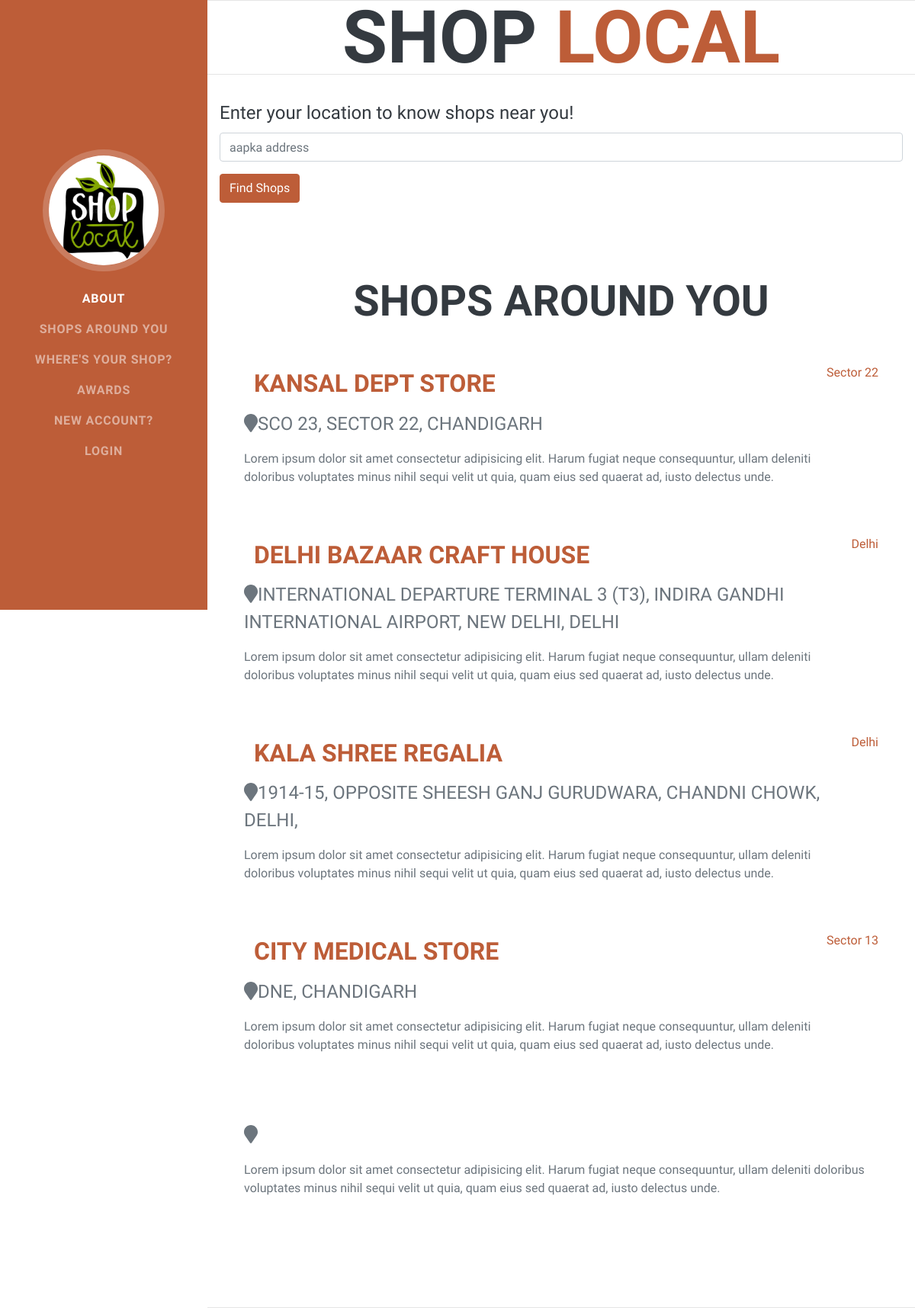
The page / on the database its author committed.
### tables this page shows
CREATE TABLE `shopkeepers` (
  `s_id` int(11) NOT NULL,
  `name` varchar(255) NOT NULL,
  `username` varchar(255) NOT NULL,
  `password` varchar(255) NOT NULL,
  `location` varchar(500) NOT NULL,
  `fulladdress` varchar(500) NOT NULL
);

### index.php (the view, shortened to what this page needs)
<?php
require('connection.php');
if (isset($_REQUEST['userlocation']) && $_REQUEST['userlocation'] != '') {
} else {
    $all_shops_query = "select * from shopkeepers";
}
?>
<!DOCTYPE html>
<html lang="en">
<head>
    <link href="css/styles.css" rel="stylesheet" />
</head>
<body id="page-top">
    <nav class="navbar navbar-expand-lg navbar-dark bg-primary fixed-top" id="sideNav">
        <a class="navbar-brand js-scroll-trigger" href="#page-top">
            <span class="d-none d-lg-block"><img class="img-fluid img-profile rounded-circle mx-auto mb-2" src="assets/img/shoplocal.jpeg" alt="" /></span>
        </a>
        <div class="collapse navbar-collapse" id="navbarSupportedContent">
            <ul class="navbar-nav">
                <li class="nav-item"><a class="nav-link js-scroll-trigger" href="#about">About</a></li>
                <li class="nav-item"><a class="nav-link js-scroll-trigger" href="#experience">Shops around You</a></li>
                <li class="nav-item"><a class="nav-link js-scroll-trigger" href="#interests">Where's your shop?</a></li>
                <li class="nav-item"><a class="nav-link js-scroll-trigger" href="#awards">Awards</a></li>
                <li class="nav-item"><a class="nav-link js-scroll-trigger" href="server.php">New account?</a></li>
                <li class="nav-item"><a class="nav-link js-scroll-trigger" href="login.php">Login</a></li>
            </ul>
        </div>
    </nav>
    <div class="container-fluid p-0 ">
        <section class="section text-center " id="about">
            <div class="section justify-content-center">
                <h1 class="mb-0">
                    <span class="text-primary">LOCAL</span>
                </h1>
            </div>
        </section>
        <hr class="m-0" />
        <section class="section" id="interests">
            <div class="resume-section-content p-3">
                <form>
                    <div class="form-group">
                        <label for="exampleInputEmail1" class="text-dark pt-3" style="font-size: 1.5em;">Enter your
                            location to know shops near you!</label>
                        <input type="email" class="form-control" id="exampleInputEmail1" name="userlocation" aria-describedby=" emailHelp " placeholder="aapka address " required>
                    </div>
                    <button type="submit " class="btn btn-primary ">Find Shops</button>
                </form>
            </div>
        </section>
        <section class="resume-section mx-auto" id="experience ">
            <div class="resume-section-content ">
                <h2 class="mb-5 text-center">Shops around You</h2>
                <?php
                $all_shops = mysqli_query($con, $all_shops_query) or die(mysqli_error($con));
                while ($row = mysqli_fetch_array($all_shops)) {
                ?>
                    <div class="d-flex flex-column flex-md-row justify-content-between mb-5 ">
                        <div class="flex-grow-1 ">
                        <form method="post">
                                <button type="submit" name="thisshop" class="btn btn-link" value="<?php echo $row['s_id'] ?>"><h3 style="color: #bd5d38;"><?php echo $row['name'] ?></h3></button>
                            </form><div class="subheading mb-3 "><i class="fa fa-map-marker" aria-hidden="true"></i><?php echo $row['fulladdress'] ?></div>
                            <p>Lorem ipsum dolor sit amet consectetur adipisicing elit. Harum fugiat neque consequuntur, ullam deleniti doloribus voluptates minus nihil sequi velit ut quia, quam eius sed quaerat ad, iusto delectus unde.</p>
                        </div>
                        <div class="flex-shrink-0 "><span class="text-primary "><?php echo $row['location'] ?></span></div>
                    </div>
                <?php $counter = $counter + 1;
                } ?>
            </div>
        </section>
    </div>
</body>
</html>

### rows shown on the page
shopkeepers: $row['s_id'] 1 (drawn), name "KANSAL DEPT STORE", fulladdress "SCO 23, SECTOR 22, CHANDIGARH", location "Sector 22"
shopkeepers: $row['s_id'] 2 (drawn), name "DELHI BAZAAR CRAFT HOUSE", fulladdress "INTERNATIONAL DEPARTURE TERMINAL 3 (T3), INDIRA GANDHI INTERNATIONAL AIRPORT, NEW DELHI, DELHI", location "Delhi"
shopkeepers: $row['s_id'] 3 (drawn), name "KALA SHREE REGALIA", fulladdress "1914-15, OPPOSITE SHEESH GANJ GURUDWARA, CHANDNI CHOWK, DELHI,", location "Delhi"
shopkeepers: $row['s_id'] 4 (drawn), name "CITY MEDICAL STORE", fulladdress "DNE, CHANDIGARH", location "Sector 13"
shopkeepers: $row['s_id'] 5 (drawn)
